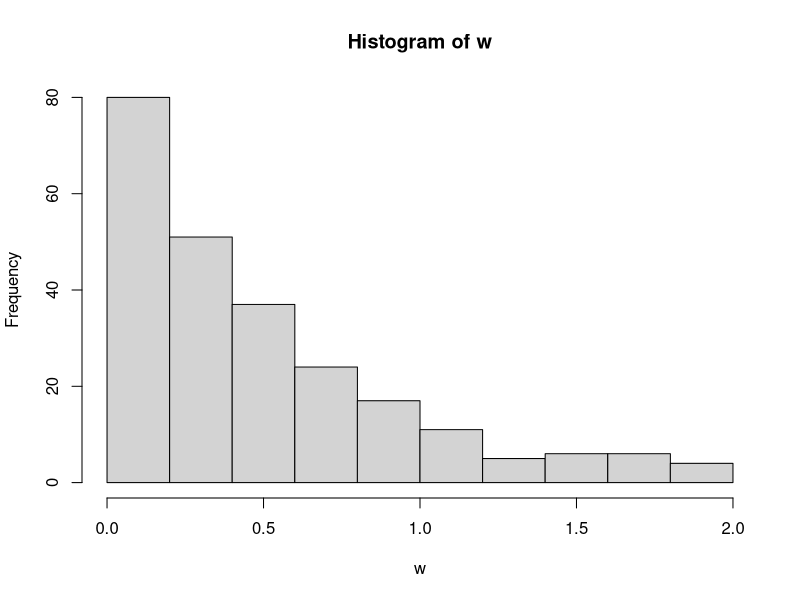
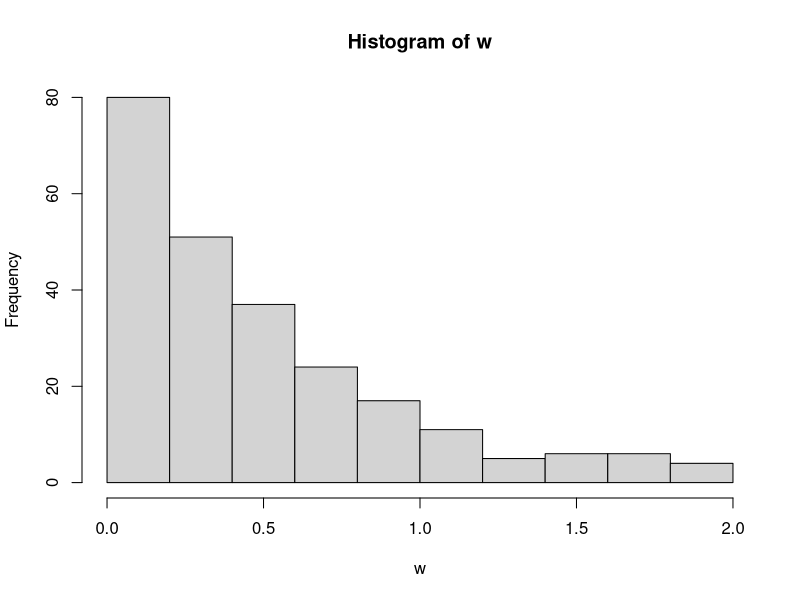
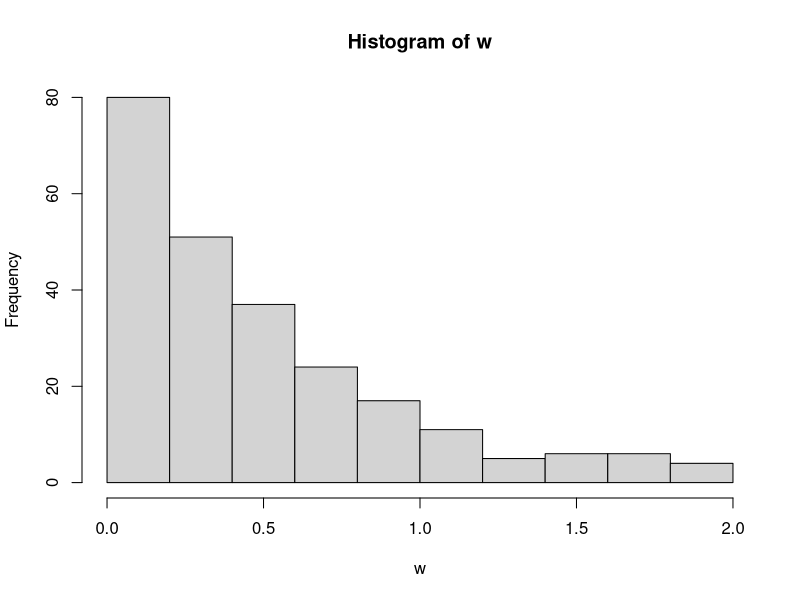
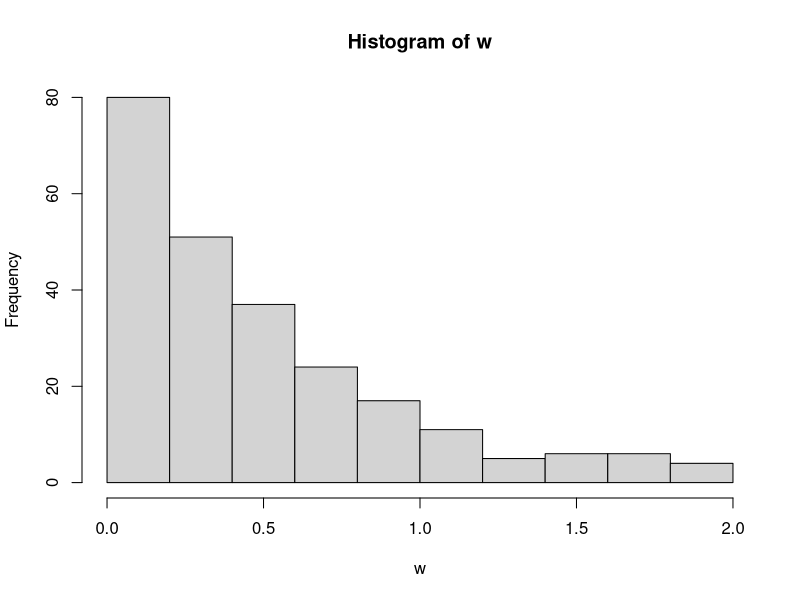
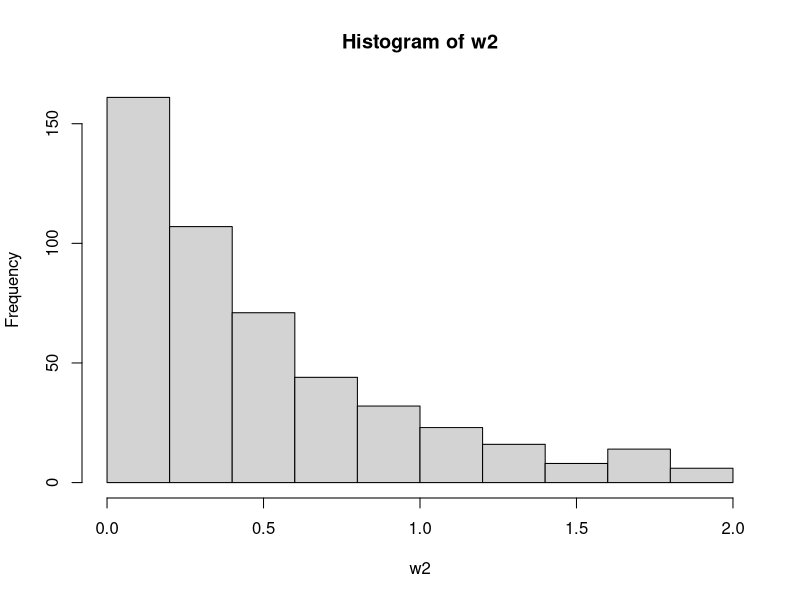
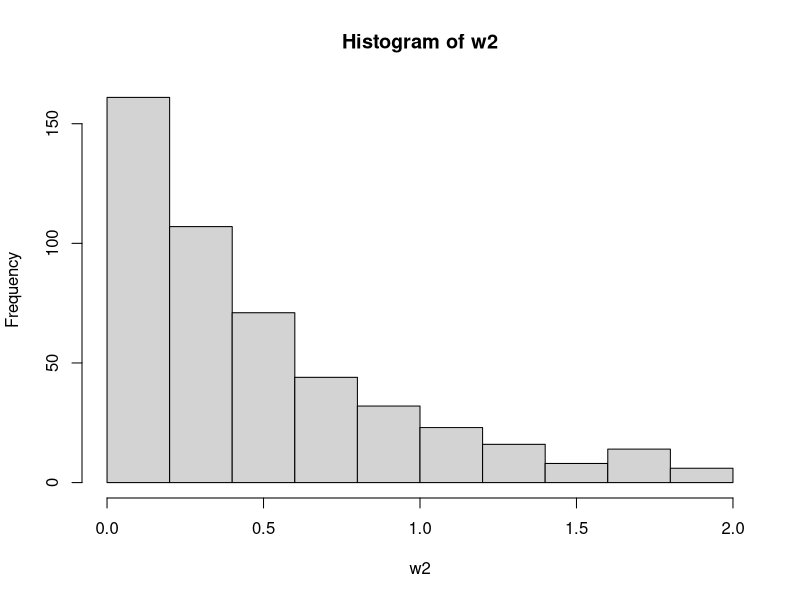
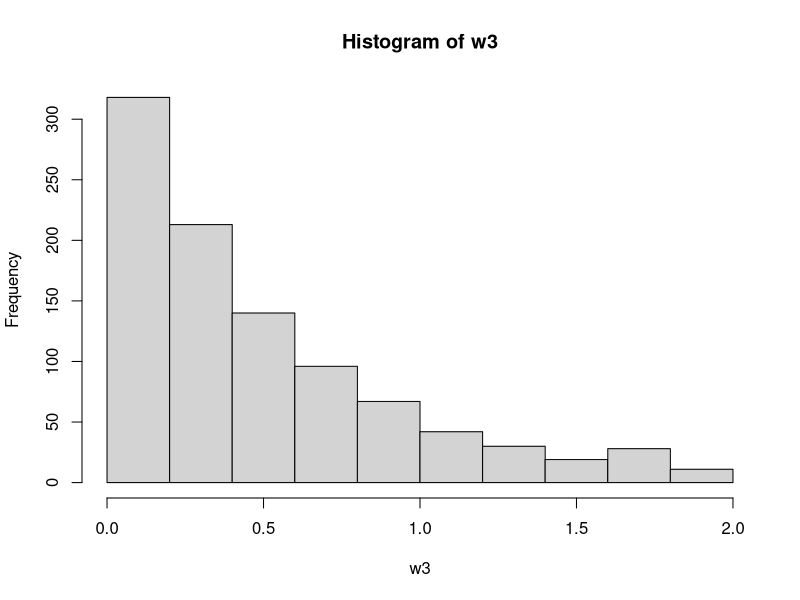
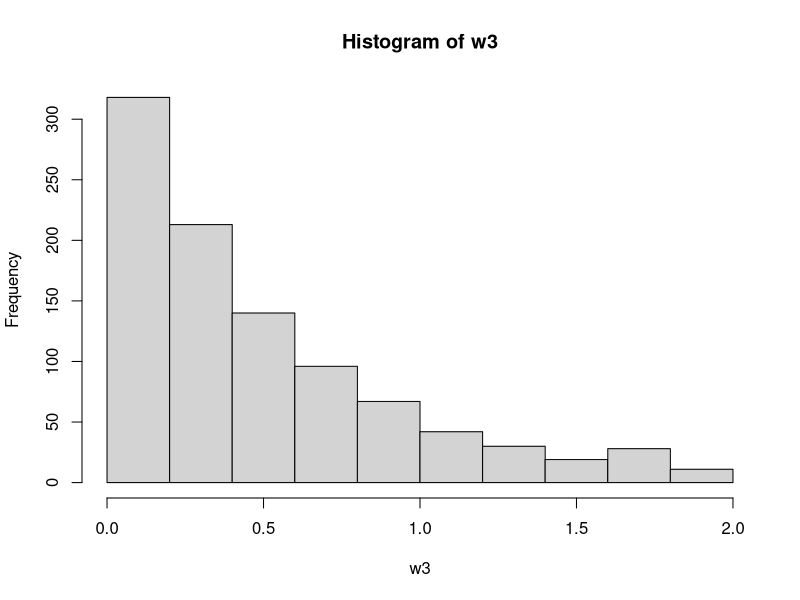

Source code (R) for these figures, in order:
f = 7:241
tags = double(241)
u = double(length(f))
x = double(length(f))
d = double(241 * 1000)
mat = matrix(d, nrow = 1000, ncol = 241)

for(j in 1:1000){
	for(i in 1:235){
		u[i] = runif(1,0,f[i])
		x[i] = ceiling(u[i])
		tags[ceiling(u[i])] = tags[ceiling(u[i])] + 1
	}
mat[j,] <- tags/1000
}

w <- colMeans(mat)
hist(w)$mids
hist(w)$counts
mids <- hist(w)$mids
counts <- hist(w)$counts

# Checking scale-free 2x
g = 14:482
tags2 = double(482)
u2 = double(length(g))
x2 = double(length(g))
d2 = double(482 * 1000)
mat2 = matrix(d2, nrow = 1000, ncol = 482)

for(j in 1:1000){
	for(i in 1:469){
		u2[i] = runif(1,0,g[i])
		x2[i] = ceiling(u2[i])
		tags2[ceiling(u2[i])] = tags2[ceiling(u2[i])] + 1
	}
mat2[j,] <- tags2/1000
}

w2 <- colMeans(mat2)
hist(w2)$mids
hist(w2)$counts

# Checking scale-free 4x
h = 28:964
tags3 = double(964)
u3 = double(length(h))
x3 = double(length(h))
d3 = double(964 * 1000)
mat3 = matrix(d3, nrow = 1000, ncol = 964)

for(j in 1:1000){
	for(i in 1:937){
		u3[i] = runif(1,0,h[i])
		x3[i] = ceiling(u3[i])
		tags3[ceiling(u3[i])] = tags3[ceiling(u3[i])] + 1
	}
mat3[j,] <- tags3/1000
}

w3 <- colMeans(mat3)
hist(w3)$mids
hist(w3)$counts
